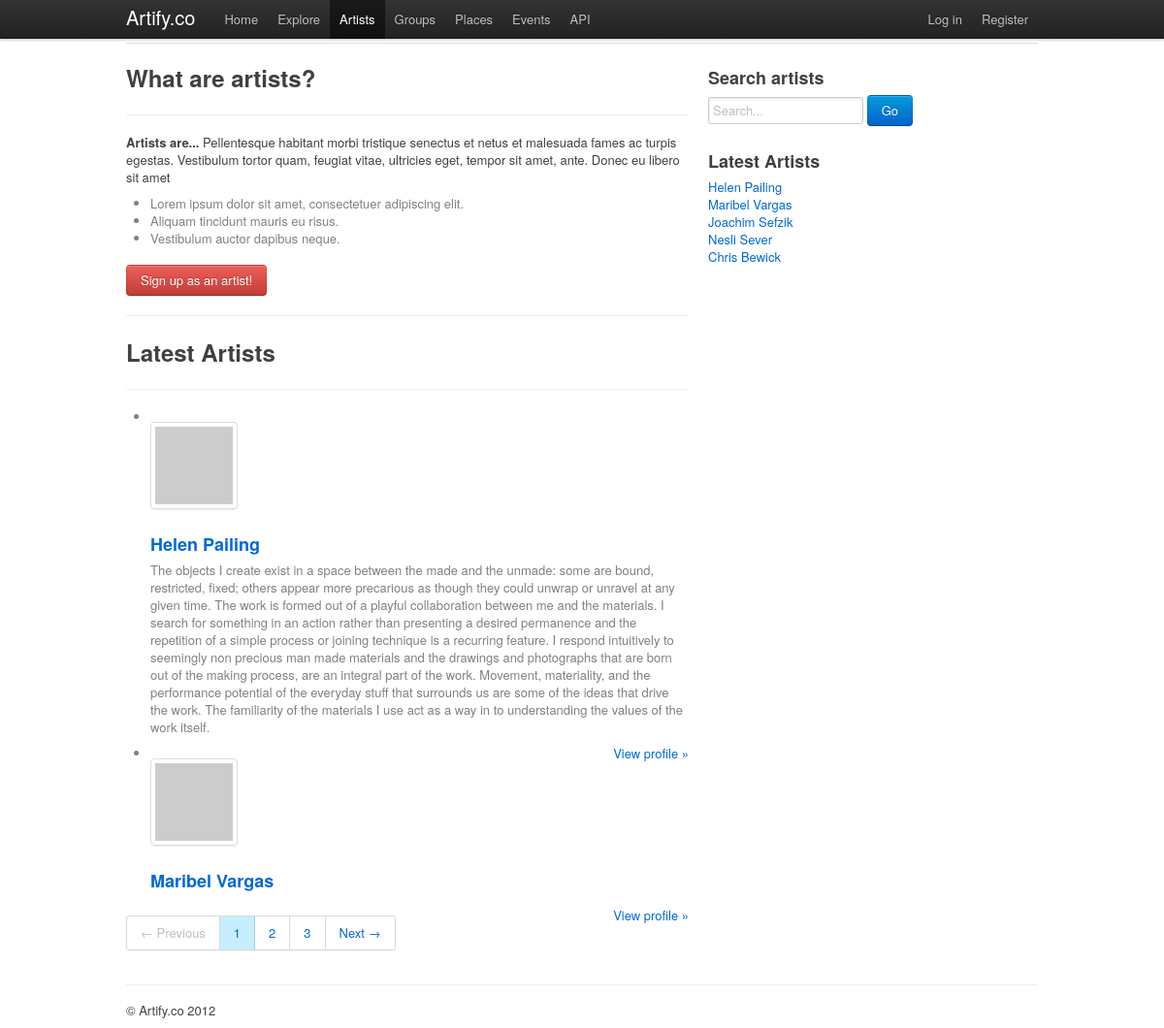
/index.php/artists, run on the app's committed database.
### tables this page shows
CREATE TABLE `user_profiles` (
  `user_id` int(11) NOT NULL,
  `website` varchar(255) DEFAULT NULL,
  `first_name` varchar(10) NOT NULL,
  `last_name` varchar(20) DEFAULT NULL,
  `avatar` int(11) DEFAULT NULL,
  `status` varchar(255) DEFAULT NULL,
  `sex` char(1) DEFAULT NULL,
  `about_me` text,
  PRIMARY KEY (`user_id`),
  KEY `FK_user_id` (`user_id`)
);

### application/controllers/artists.php (called while the page is built, shortened)
<?php if (!defined('BASEPATH')) exit('No direct script access allowed');
class Artists extends CI_Controller
{
	function __construct()
	{
	    $this->load->helper('url');
	    $this->load->helper('pagination');
	    $this->load->library('tank_auth');
	    $this->load->model('artists_model');
	}
	function _remap($method)
	{
		if ($method == 'index') {
		    $this->index();
		} else {
		    if (!is_numeric ($this->uri->segment(2))) {
		    	$this->get_user($this->artists_model->get_user_id_from_username($this->uri->segment(2)));
		    } else {
		    	$this->get_user($this->uri->segment(2));
		    }
		}
	}
	function index()
	{
	    $params = $this->input->get(NULL, TRUE);
	    $url = base_url() . 'index.php/artists/';
	    $page = (isset($params['page'])) ? $params['page'] : 1;
	    $offset = (isset($params['offset'])) ? $params['offset'] : 2;
	    $pagination_config = array(
	            'url' => $url,
	            'total' => $this->artists_model->get_total_artists(),
	            'page' => $page,
	            'offset' => $offset
	    );
	    $data['pagination'] = pagination($pagination_config);
	    $data['artists'] = $this->artists_model->latest_artists_paginated($page, $offset);
	    $data['latest'] = $this->artists_model->latest_artists();
	    $this->load->view('templates/header');
	    $this->load->view('artists/index',$data);
	    $this->load->view('templates/footer');
	}
}

### index.php (called while the page is built, shortened)
<?php
require_once BASEPATH.'core/CodeIgniter.php';

### application/libraries/Tank_auth.php (called while the page is built, shortened)
<?php if (!defined('BASEPATH')) exit('No direct script access allowed');
class Tank_auth
{
	function __construct()
	{
		$this->ci =& get_instance();
	}
	function is_logged_in($activated = TRUE)
	{
		return $this->ci->session->userdata('status') === ($activated ? STATUS_ACTIVATED : STATUS_NOT_ACTIVATED);
	}
}

### application/models/artists_model.php (called while the page is built, shortened)
<?php
class Artists_model extends CI_Model {
	function latest_artists($limit = 5)
	{
	    $results = array();
	    $query = $this->db->query("SELECT user_profiles.*, users.email FROM user_profiles, users WHERE users.id = user_profiles.user_id ORDER BY user_profiles.user_id DESC LIMIT " . $limit);
	    foreach ($query->result() as $row)
	    {
			$row->interests = $this->get_interests($row->user_id);
			array_push($results, $row);
	    }
	    return $results;
	}
	function latest_artists_paginated ($page = 1, $limit = 5)
	{
	    $offset = ($page - 1) * $limit;
	    $results = array();
	    $query = $this->db->query("SELECT user_profiles.*, users.email FROM user_profiles, users WHERE users.id = user_profiles.user_id ORDER BY user_profiles.user_id DESC LIMIT " . $offset . ", " . $limit);
	    foreach ($query->result() as $row)
	    {
			$row->interests = $this->get_interests($row->user_id);
			array_push($results, $row);
	    }
	    return $results;
	}
	function get_interests($user_id)
	{
	    $interests = array();
	    $interests_query = $this->db->query("SELECT interests.title AS 'title'
                                            FROM interests, user_interests
                                            WHERE interests.id = user_interests.role_type_id
                                            AND user_interests.user_id = " . (int) $user_id);
	    foreach ($interests_query->result_array() as $row)
	    {
	    	array_push($interests, $row['title']);
	    }
	    return $interests;
	}
}

### application/views/artists/index.php (the view, shortened to what this page needs)
<div class="page-header">
        <h1>Artists</h1>
</div>
<div class="row">
        <div class="span10">
                <h2>What are artists?</h2>
                <hr />
                <p><b>Artists are...</b> Pellentesque habitant morbi tristique senectus et netus et malesuada fames ac turpis egestas. Vestibulum tortor quam, feugiat vitae, ultricies eget, tempor sit amet, ante. Donec eu libero sit amet
                <ul>
                   <li>Lorem ipsum dolor sit amet, consectetuer adipiscing elit.</li>
                   <li>Aliquam tincidunt mauris eu risus.</li>
                   <li>Vestibulum auctor dapibus neque.</li>
                </ul>
                <?php if (!$this->tank_auth->is_logged_in()) { ?>
                        <a class="btn danger" href="<?php echo base_url(); ?>index.php/auth/register">Sign up as an artist!</a>
                <?php } ?>
           <hr />
                <h2>Latest Artists</h2>
                <hr />
				<ul class="search-results">
					<?php foreach($artists as $row): ?>
					    <li>
							<ul class="media-grid">
								<li><a href="<?php echo base_url(); ?>index.php/artists/get_user"><img src="http://www.gravatar.com/avatar/<?= md5( strtolower( trim( $row->email ) ) )?>?s=60" class="thumbnail" /></a></li>
							</ul>
							<h3><a href="<?php echo base_url(); ?>index.php/artists/<?php echo $row->user_id; ?>"><?php echo $row->first_name; ?> <?php echo $row->last_name; ?></a></h3>
							<p><?php echo $row->about_me; ?></p>
							<a class="pull-right" href="<?php echo base_url(); ?>index.php/artists/<?php echo $row->user_id; ?>">View profile &raquo;</a>
					    </li>
					<?php endforeach; ?>
				</ul>
                <?php if (isset($pagination)) echo $pagination; ?>
        </div>
        <div class="span4">
                <h3>Search artists</h3>
                <input class="span3" type="text" placeholder="Search..." /> <a href="<?= base_url(); ?>index.php/search/" class="btn primary" />Go</a>
                <br /><br />
                <h3>Latest Artists</h3>
                <ul class="events unstyled">
                        <?php foreach($latest as $row): ?>
                                <li>
                                        <a href="<?php echo base_url(); ?>index.php/artists/<?php echo $row->user_id; ?>"><?php echo $row->first_name; ?> <?php echo $row->last_name; ?></a>
                                </li>
                        <?php endforeach; ?>
                </ul>
        </div>
</div>

### data on the page
user_profiles: first_name "Helen", last_name "Pailing", about_me "The objects I create exist in a space between the made and the unmade: some are bound, restricted, fixed; others appear more precarious as though they could unwrap or unravel at any given time. The work is formed out of a playful collaboration between me and the materials. I search for something in an action rather than presenting a desired permanence and the repetition of a simple process or joining technique is a recurring feature. I respond intuitively to seemingly non precious man made materials and the drawings and photographs that are born out of the making process, are an integral part of the work. Movement, materiality, and the performance potential of the everyday stuff that…"
user_profiles: first_name "Maribel", last_name "Vargas"
user_profiles: first_name "Joachim", last_name "Sefzik"
user_profiles: first_name "Nesli", last_name "Sever"
user_profiles: first_name "Chris", last_name "Bewick"

### other printed values
anchor('auth/login','Log in') "Log in"
anchor('auth/register','Register') "Register"
